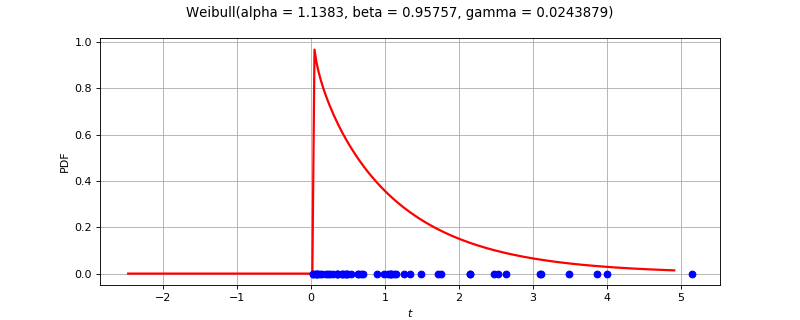

The Python source for this figure:
import openturns as ot
from matplotlib import pyplot as plt
from openturns.viewer import View
ot.RandomGenerator.SetSeed(0)
factory = ot.WeibullFactory()
ref = factory.build()
dimension = ref.getDimension()
if dimension <= 2:
    sample = ref.getSample(50)
    distribution = factory.build(sample)
    if dimension == 1:
        distribution.setDescription(['$t$'])
        pdf_graph = distribution.drawPDF(256)
        cloud = ot.Cloud(sample, ot.Sample(sample.getSize(), 1))
        cloud.setColor('blue')
        cloud.setPointStyle('fcircle')
        pdf_graph.add(cloud)
        pdf_graph.setTitle(str(distribution))
        fig = plt.figure(figsize=(10, 4))
        pdf_axis = fig.add_subplot(111)
        View(pdf_graph, figure=fig, axes=[pdf_axis], add_legend=False)
    else:
        sample = ref.getSample(500)
        distribution.setDescription(['$t_0$', '$t_1$'])
        pdf_graph = distribution.drawPDF([256]*2)
        cloud = ot.Cloud(sample)
        cloud.setColor('red')
        cloud.setPointStyle('fcircle')
        pdf_graph.add(cloud)
        pdf_graph.setTitle(str(distribution))
        fig = plt.figure(figsize=(10, 4))
        pdf_axis = fig.add_subplot(111)
        View(pdf_graph, figure=fig, axes=[pdf_axis], add_legend=False, square_axes=True)
